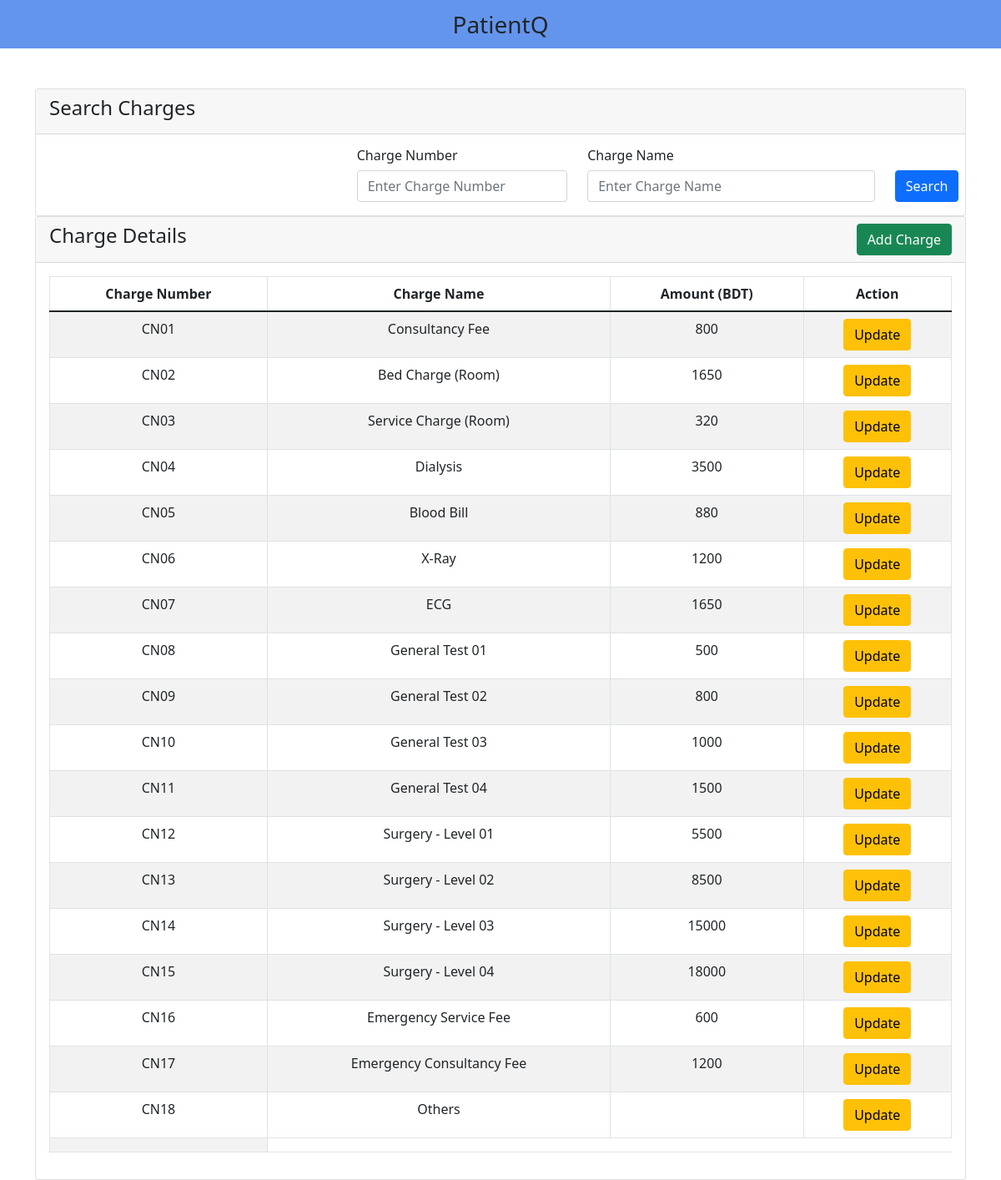
/v_01/search-charge.php, run on the app's committed database.
### tables this page shows
create table charge_sheet (
    charge_num varchar(30),
    charge_name varchar(30),
    amount mediumint,
    primary key (charge_num)
);

### v_01/search-charge.php (the view, shortened to what this page needs)
<?php
    include('includes/header.php');
?>
<div class="container mt-5">
<div class="row">
    <div class="col-md-12">
        <div class="card">
            <div class="card-header">
                <h4>Search Charges</h4>
            </div>
            <div class="card-body">
                <div class="row">
                    <div class="col-md-12">
                        <form action="" method="GET">
                            <div class="row">
                                <div class="col-sm-4">
                                </div>
                                <div class="col-sm-3">
                                    <p class="h6">Charge Number</p>
                                    <input type="text" name="search_charge_num" value="<?php if (isset($_GET['search_charge_num'])) {echo $_GET['search_charge_num']; } ?>" class="form-control" placeholder="Enter Charge Number" >
                                </div>
                                <div class="col-sm-4">
                                    <p class="h6">Charge Name</p>
                                    <input type="text" name="search_charge_name" value="<?php if (isset($_GET['search_charge_name'])) {echo $_GET['search_charge_name']; } ?>" class="form-control" placeholder="Enter Charge Name">
                                </div>
                                <div class="col-sm-1 text-center">
                                    <p class="h6">&nbsp</p>
                                    <button type="submit" class="btn btn-primary">Search</button>
                                </div>
                            </div>
                        </form>
                    </div>
                </div>
            </div>
        </div>
    </div>
    <div class="col-md-12">
        <div class="card">
            <div class="card-header">
                <h4>Charge Details
                    <a href="add-charge.php" class = "btn btn-success float-end">Add Charge</a>
                </h4>
            </div>
            <div class="card-body">
                <table class="table table-bordered table-striped">
                    <thead align="center">
                        <tr>
                            <th>Charge Number</th>
                            <th>Charge Name</th>
                            <th>Amount (BDT)</th>
                            <th>Action</th>
                        </tr>
                    </thead>
                    <tbody align="center">
                        <?php
                            include "db-connect.php";
                            $searched_charge_num = $_GET['search_charge_num'];
                            $searched_charge_name = $_GET['search_charge_name'];
                            if (!$searched_charge_num and !$searched_charge_name) {
                                $query = "SELECT * FROM charge_sheet";
                            } else if ($searched_charge_num and !$searched_charge_name) {
                                $query = "SELECT * FROM charge_sheet WHERE charge_num LIKE '%$searched_charge_num%' ";
                            } else if (!$searched_charge_num and $searched_charge_name) {
                                $query = "SELECT * FROM charge_sheet WHERE charge_name LIKE '%$searched_charge_name%' ";
                            } else {
                                $query = "SELECT * FROM charge_sheet WHERE charge_num LIKE '%$searched_charge_num%' AND charge_name LIKE '%$searched_charge_name%' ";
                            }
                            $query_run = mysqli_query($connect, $query);
                            if (mysqli_num_rows($query_run) > 0) {
                                foreach ($query_run as $charge) {
                                    ?>
                                    <tr>
                                        <td> <?= $charge['charge_num']; ?> </td>
                                        <td> <?= $charge['charge_name']; ?> </td>
                                        <td> <?= $charge['amount']; ?> </td>
                                        <td>
                                            <a href="update-charge.php?charge_num=<?= $charge['charge_num']; ?>" class="btn btn-warning stn-sm">Update</a>
                                        </td>
                                    </tr>
                                    <?php
                                }
                            } else {
                                ?>
                                    <tr>
                                        <td colspan="4">No Record Found!</td>
                                    </tr>
                                <?php
                            }
                        ?>
                        <tr>
                            <td></td>
                        </tr>
                    </tbody>
                </table>
            </div>
        </div>
    </div>
</div>
</div>
<?php
    include('includes/footer.php');
?>

### v_01/includes/header.php (shortened to what this page needs)
<!doctype html>
<html lang="en">
<head>
  <link href="https://cdn.jsdelivr.net/npm/bootstrap@5.1.3/dist/css/bootstrap.min.css" rel="stylesheet">
</head>
<body>
<nav class="navbar navbar-light justify-content-center fs-3 mb-5"
  style="background-color:cornflowerblue">
    PatientQ
</nav>

### v_01/includes/footer.php (shortened to what this page needs)
  </body>
</html>

### data on the page
charge_sheet: charge_num "CN01", charge_name "Consultancy Fee", amount "800"
charge_sheet: charge_num "CN02", charge_name "Bed Charge (Room)", amount "1650"
charge_sheet: charge_num "CN03", charge_name "Service Charge (Room)", amount "320"
charge_sheet: charge_num "CN04", charge_name "Dialysis", amount "3500"
charge_sheet: charge_num "CN05", charge_name "Blood Bill", amount "880"
charge_sheet: charge_num "CN06", charge_name "X-Ray", amount "1200"
charge_sheet: charge_num "CN07", charge_name "ECG", amount "1650"
charge_sheet: charge_num "CN08", charge_name "General Test 01", amount "500"
charge_sheet: charge_num "CN09", charge_name "General Test 02", amount "800"
charge_sheet: charge_num "CN10", charge_name "General Test 03", amount "1000"
charge_sheet: charge_num "CN11", charge_name "General Test 04", amount "1500"
charge_sheet: charge_num "CN12", charge_name "Surgery - Level 01", amount "5500"
charge_sheet: charge_num "CN13", charge_name "Surgery - Level 02", amount "8500"
charge_sheet: charge_num "CN14", charge_name "Surgery - Level 03", amount "15000"
charge_sheet: charge_num "CN15", charge_name "Surgery - Level 04", amount "18000"
charge_sheet: charge_num "CN16", charge_name "Emergency Service Fee", amount "600"
charge_sheet: charge_num "CN17", charge_name "Emergency Consultancy Fee", amount "1200"
charge_sheet: charge_num "CN18", charge_name "Others"
